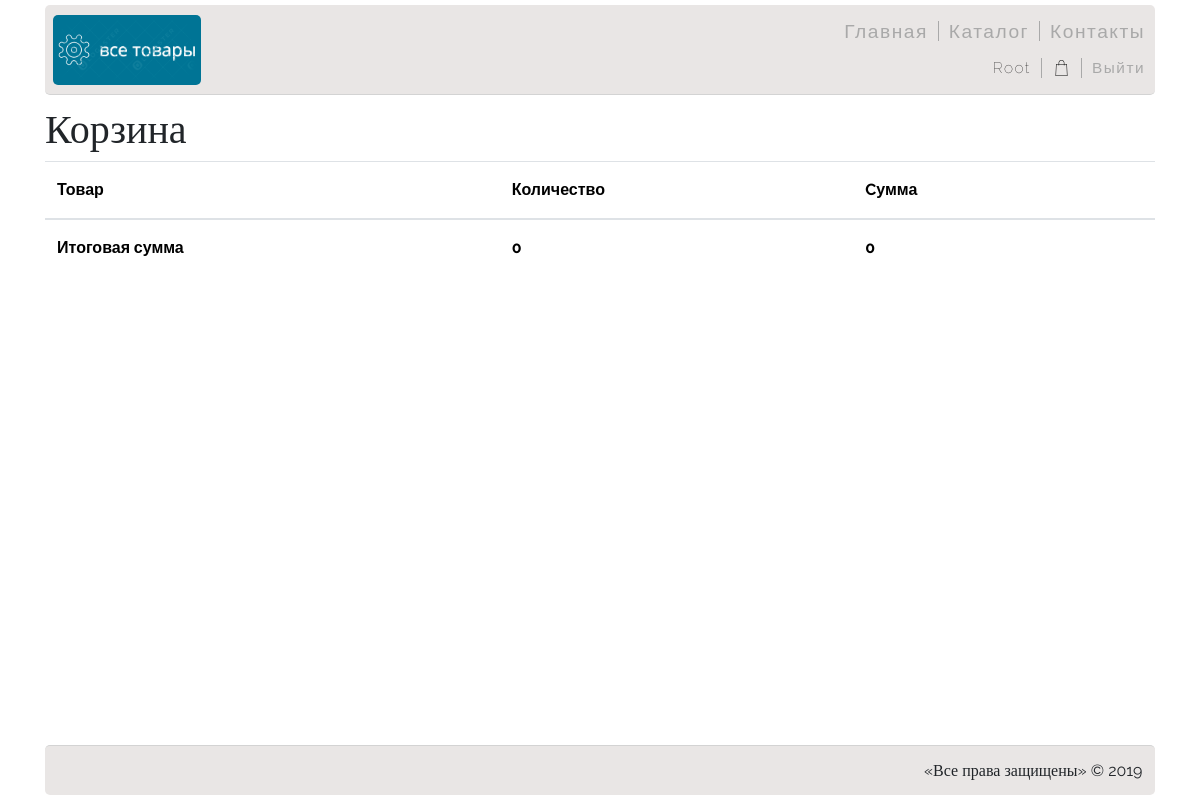
The app's page /cart/ (signed in), older data.
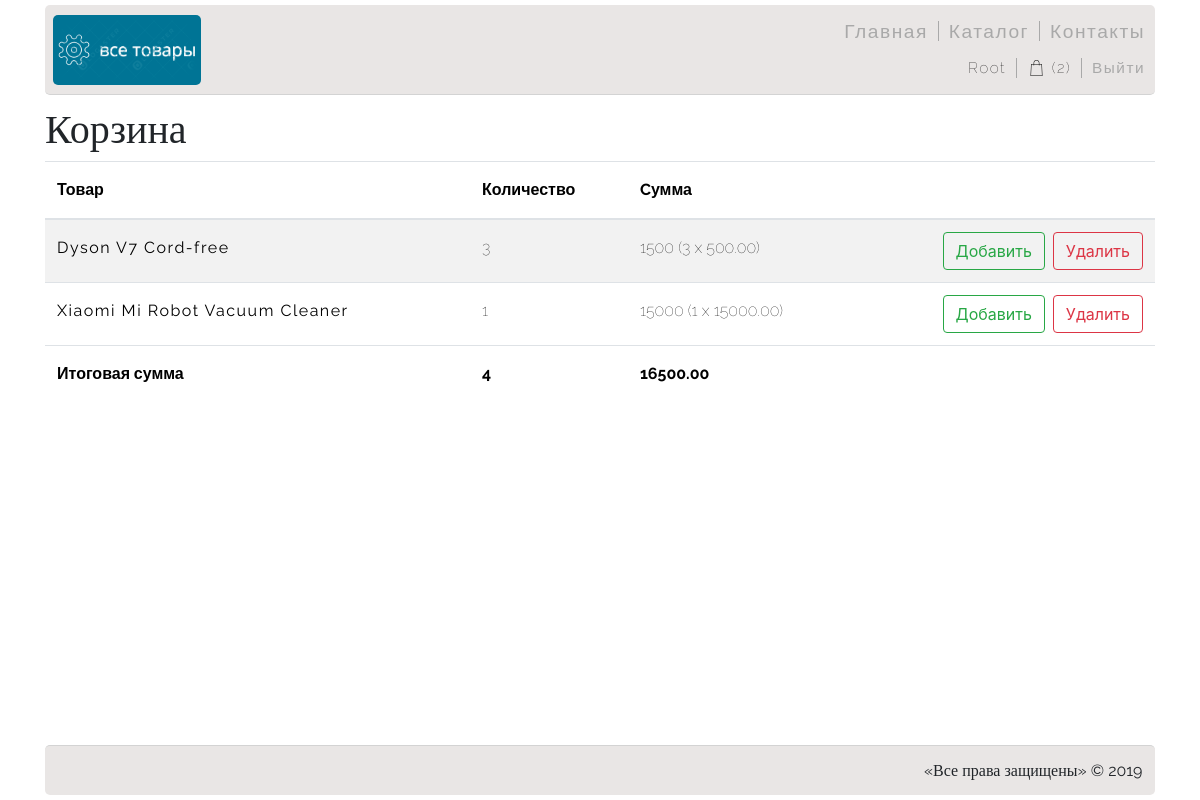
The same page, newer data.
### authapp/models.py (models this page shows)
class ShopUser(AbstractUser):
    GENDER_TYPE_CHOICES = (
        (-1, 'Не указан'),
        (0, 'Женский'),
        (1, 'Мужской')
    )
    firstname = models.CharField(verbose_name='Имя', max_length=64, null=True)
    lastname = models.CharField(verbose_name='Фамилия', max_length=128, blank=True)
    gender = models.SmallIntegerField(verbose_name='Пол', choices=GENDER_TYPE_CHOICES, default=-1)
    age = models.PositiveIntegerField(verbose_name='Возраст')
    avatar = models.ImageField(verbose_name='Аватар', upload_to='avatars', blank=True)

### cartapp/models.py (models this page shows)
class ShopCart(models.Model):
    class Meta:
        unique_together = ('user', 'product')
    user = models.ForeignKey(settings.AUTH_USER_MODEL,
                             on_delete=models.CASCADE, related_name='cart')
    product = models.ForeignKey(Products, on_delete=models.CASCADE)
    quantity = models.IntegerField(verbose_name='Количество', default=0)
    created_at = models.DateTimeField(verbose_name='Время добавления товара',
                                      auto_now_add=True)

### mainapp/models.py (models this page shows, shortened)
class Products(models.Model):
    class Meta:
        verbose_name = 'Product'
        verbose_name_plural = 'Products'
    category = models.ForeignKey(ProductCategory, on_delete=models.CASCADE)
    name = models.CharField(verbose_name='name of product', max_length=64)
    short_description = models.CharField(verbose_name='short comment of product', max_length=512)
    full_description = models.TextField(verbose_name='large protuct description', blank=True)
    overview = models.TextField(verbose_name='large product review', blank=True)
    image_preview = models.ImageField(upload_to='product-img', blank=True)
    price = models.DecimalField(verbose_name='product price', max_digits=8, decimal_places=2, default=0)
    quantity = models.PositiveIntegerField(verbose_name='stock quantity', default=0)

### cartapp/views.py (the view)
# urls.py: path('', cartapp.show, name='index'),
def show(request):
    title = 'Все товары | Корзина'
    cart = ShopCart.objects.select_related(
            'product'
        ).filter(user=request.user).all()
    return render(request, 'cartapp/cart.html',
                  {'title': title,
                   'cart': cart, })

### cartapp/templatetags/cart_extras.py (called while the page is built)
@register.filter
def summary_price(cart):
    summary_price = 0
    for card_id in cart:
        summary_price += card_id.quantity * card_id.product.price
    return summary_price

@register.filter
def summary_count(cart):
    summary_count = 0
    for card_id in cart:
        summary_count += card_id.quantity
    return summary_count

### cartapp/templates/cartapp/cart.html (shortened to what this page needs)
{% extends 'mainapp/include/base.html' %}
{% load cart_extras %}
{% block content %}
    <h1>Корзина</h1>
    <table class="table table-striped">
        <thead>
        <tr>
            <th scope="col" class="cart-text cart-text-head">Товар</th>
            <th scope="col" class="cart-text cart-text-head">Количество</th>
            <th scope="col" class="cart-text cart-text-head">Cумма</th>
            <th scope="col"></th>
        </tr>
        </thead>
        <tbody>
        {% for item in cart %}
            <tr>
                <th scope="row">
                    <a class="menu-list-a cart-text" href="{% url 'products:detail' item.product.id %}">
                        {{ item.product.name }}
                    </a>
                </th>
                <th class="cart-text">
                    {{ item.quantity }}
                </th>
                <th class="cart-text">
                    {% widthratio item.product.price 1 item.quantity %}
                    ({{ item.quantity }} x {{ item.product.price }})
                </th>
                <th>
                    <div class="d-flex justify-content-end">
                        <form action="{% url 'cart:add' item.product.id %}"
                              method="post" enctype="multipart/form-data">
                            <button class="btn btn-outline-success mr-2" type="submit" value="buy">
                                Добавить
                            </button>
                        </form>
                        <form action="{% url 'cart:delete' item.product.id %}"
                              method="post" enctype="multipart/form-data">
                            <button class="btn btn-outline-danger" type="submit" value="buy">
                                Удалить
                            </button>
                        </form>
                    </div>
                </th>
            </tr>
        {% endfor %}
        <tr>
            <td><p class="cart-text cart-text-head text-left">Итоговая сумма</p></td>
            <td><p class="cart-text cart-text-head text-left">{{ cart | summary_count }}</p></td>
            <td><p class="cart-text cart-text-head text-left">{{ cart | summary_price }}</p></td>
            <td></td>
        </tr>
        </tbody>
    </table>
{% endblock %}

### mainapp/templates/mainapp/include/base.html (shortened to what this page needs)
<!DOCTYPE html>
<html lang="ru">
{% load static %}
<head>
    <link rel="stylesheet" href="{% static 'mainapp/css/main.css' %}">
    <link rel="stylesheet" href="{% static 'mainapp/css/contacts.css' %}">
    <link rel="stylesheet" href="{% static 'mainapp/css/styles.css' %}">
    <link rel="stylesheet" href="https://stackpath.bootstrapcdn.com/bootstrap/4.3.1/css/bootstrap.min.css"
>
</head>
<body>
<div class="container">
    <dev class="top">
        <div class="header">
            <a href="/"><img class="logo" src="{% static 'mainapp/img/logo.png' %}" alt="Все товары"></a>
            <div class="right-part-header">
                <div class="menu">
                    <ul class="menu-list">
                        <li class="menu-list-li"><a
                                class="menu-list-a {% if request.resolver_match.view_name == 'index' %}active-menu-list-a{% endif %}"
                                href="{% url 'index' %}">Главная</a></li>
                        <li class="menu-list-li"><a
                                class="menu-list-a {% if request.resolver_match.namespace == 'products' %}active-menu-list-a{% endif %}"
                                href="{% url 'products:index' %}">Каталог</a></li>
                        <li class="menu-list-li"><a
                                class="menu-list-a {% if request.resolver_match.view_name == 'contacts' %}active-menu-list-a{% endif %}"
                                href="{% url 'contacts' %}">Контакты</a></li>
                    </ul>
                </div>
                <div class="login">
                    <ul class="menu-list">
                        {% if user.is_authenticated %}
                            <li class="menu-list-li">
                                <a class="menu-list-a active-menu-list-a" href="{% url 'auth:edit' %}">
                                    {{ user.username | capfirst }}
                                </a>
                            </li>
                            <li class="menu-list-li">
                                <a class="menu-list-a active-menu-list-a cart-link {% if request.resolver_match.namespace == 'cart' %}cart-link-active{% endif %}" href="{% url 'cart:index' %}">
                                    <img src="{% static 'mainapp/img/shopping-bag.svg' %}"
                                         class="cart-img" alt="cart">
                                    {% if user.cart.count > 0 %}
                                        ({{ user.cart.count }})
                                    {% endif %}
                                </a>
                            </li>
                            <li class="menu-list-li">
                                <a class="menu-list-a" href="{% url 'auth:logout' %}">Выйти</a>
                            </li>
                        {% endif %}
                    </ul>
                </div>
            </div>
        </div>
        <div class="content">
            {% block content %}
            {% endblock %}
        </div>
    </dev>
    <div class="footer">
        <div class="footer-rights">
            <p>&laquo;Все права защищены&raquo; &copy;&nbsp;2019</p>
        </div>
    </div>
</div>
</body>
</html>

### static/mainapp/css/main.css (style rules this page uses)
* { margin: 0; padding: 0; }
html, body { height: 100%; color: black; }
h1, h2, h3 { font-family: "Raleway"; font-weight: 400; }
.container { max-width: 1000px; margin: 0 auto; display: flex; flex-direction: column; min-height: 100%; }
.header { min-height: 90px; display: flex; justify-content: space-between; align-items: center; background-image: url(../img/background-header-footer.png); padding-top: 5px; padding-bottom: 5px; margin-top: 5px; margin-bottom: 10px; border-bottom: 1px solid lightgray; border-radius: 5px; }
.top { flex-grow: 1 }
.footer { min-height: 50px; display: flex; justify-content: flex-end; background-image: url(../img/background-header-footer.png); margin-top: 10px; border-top: 1px solid lightgray; margin-bottom: 5px; position: relative; border-radius: 5px; }
.footer-rights { font-family: "Raleway"; position: absolute; right: 12.5px; top: 12.5px; }
.right-part-header { display: flex; flex-direction: column; justify-content: space-around; height: 75px; }
.logo { margin-left: 8px; height: 70px; border-radius: 5px; }
.login { font-size: 0.8rem; }
.menu-list { display: flex; justify-content: flex-end; align-content: center; list-style-type: none; margin: 0; }
.menu-list li { height: 20px; line-height: 20px; padding: 0 10px; border-right: 1px solid darkgray; }
.menu-list li:last-child { border: none; }
.menu-list-a { font-size: 1.2em; font-weight: lighter; font-family: "Raleway", sans-serif; letter-spacing: 1.5px; text-decoration: none; color: darkgray; }
.active-menu-list-a { color: black; }
.cart-link { opacity: 0.5; }
.cart-link:hover, .cart-link-active { opacity: 1; }
.cart-img { width: 1.2rem; height: 1.2rem; padding-bottom: 3px; }
.cart-text { line-height: 2rem; font-size: 1rem; font-weight: lighter; font-family: "Raleway", sans-serif; color: black; }
.cart-text-head { font-weight: bold; }

Row changes from the older to the newer data that the page shows:
changed ShopUser "Root": cart.count (not shown) → "2"
added ShopCart: product.name "Dyson V7 Cord-free", quantity "3", product+quantity "1500", product.price "500.00", quantity.quantity "4", quantity+product "16500.00"
added ShopCart: product.name "Xiaomi Mi Robot Vacuum Cleaner", quantity "1", product+quantity "15000", product.price "15000.00"
Text that changed along with them:
{{ cart | summary_count }}: "0" → (not shown)
{{ cart | summary_price }}: "0" → (not shown)
